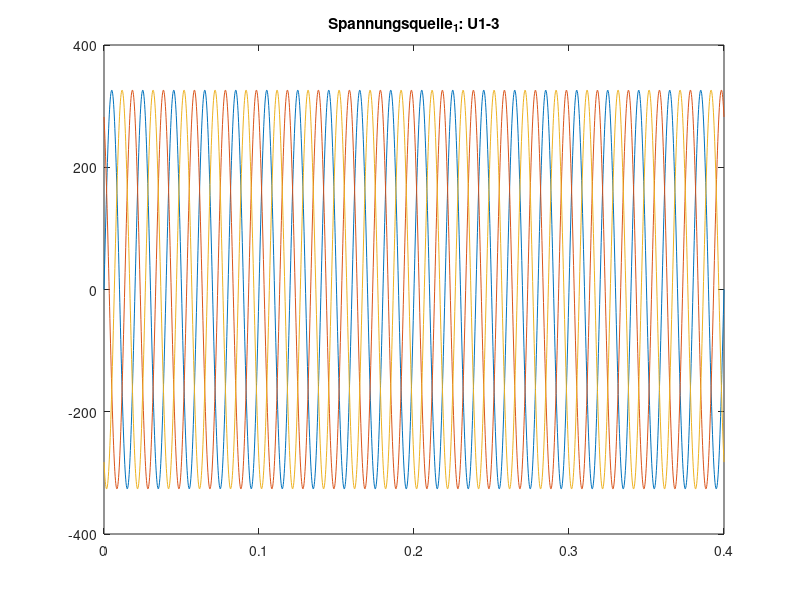
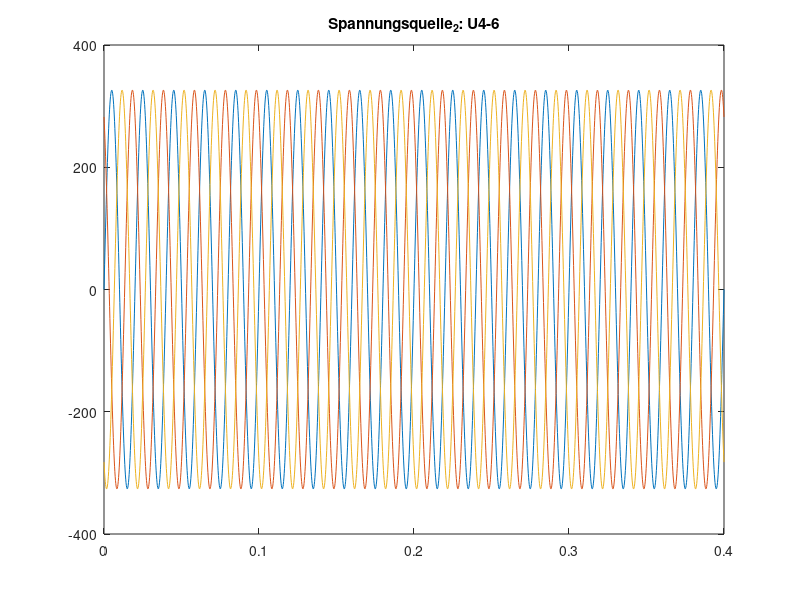
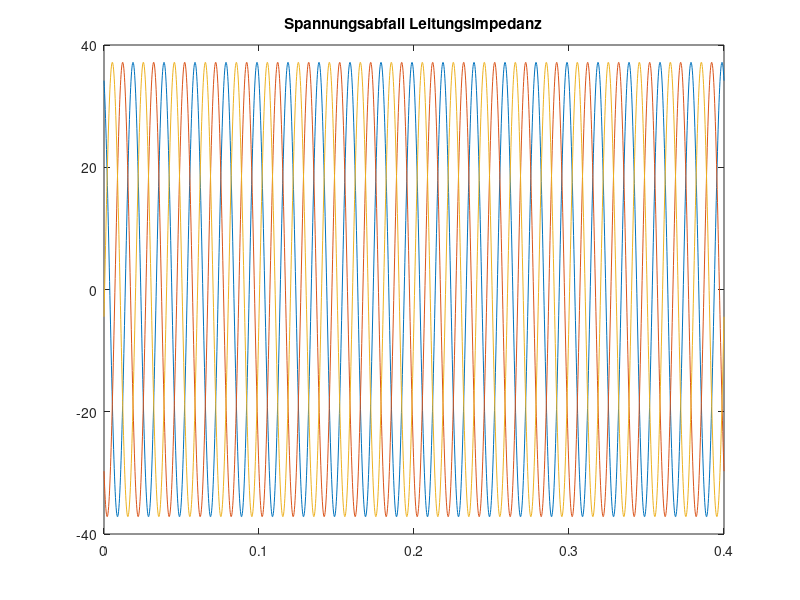

These charts were generated, in order, by the following MATLAB code: (Note: this script raises an error after producing the figures.)
%

% A. Engler, Vorlesung FHV, 30.04.2016
% Skript: erzeugt Zeit- und Spannungssystem
%%%%%%%%%%%%%%%%%%%%%%%%%%%%%%%%%%%%%%%%%%%%%
% Konstanten
clear all;
TEND=0.4			% [s] Berechnungsdauer
SAMPLES=2000	% [1]	Anzahl der St�tzstellen
F=50				% [1/s] Netzfrequenz
U1P=326			% [V] Spitzenspannung
U2P=326			% [V] Spitzenspannung
U3P=326			% [V] Spitzenspannung
OMEGA=2*pi*F	% [1/s] Kreisfrequenz Netz
%%%%%%%%%%%%%%%%%%%%%%%%%%%%%%%%%%%%%%%%%%%%%

t=linspace(0,TEND,SAMPLES);		% Zeitbasis

% Spannungsquelle 1
u1=U1P*sin(OMEGA*t);
u2=U2P*sin(OMEGA*t+(2*pi/3));
u3=U3P*sin(OMEGA*t+(4*pi/3));
h1=figure;
plot(t,u1,t,u2,t,u3),title('Spannungsquelle_1: U1-3')

% Spannungsquelle 2
%%%%%%%%%%%%%%%%%%%%%%%%%%%%%%%%%%%%%%%%%%%%%
K1=1.05										% �nderung Spannung
K2=1.05										% �nderung Spannung
K3=1.05										% �nderung Spannung
PHI1=-0.1										% �nderung Winkel
PHI2=-0.1										% �nderung Winkel
PHI3=-0.1										% �nderung Winkel
u4=K1*U1P*sin(OMEGA*t+PHI1);
u5=K2*U2P*sin(OMEGA*t+(2*pi/3)+PHI2);
u6=K3*U3P*sin(OMEGA*t+(4*pi/3)+PHI3);
h2=figure;
plot(t,u1,t,u2,t,u3),title('Spannungsquelle_2: U4-6')

% Spannungsabfall �ber Leitungsimpedanz
%%%%%%%%%%%%%%%%%%%%%%%%%%%%%%%%%%%%%%%%%%%%%
delta_u1= u1 - u4;
delta_u2= u2 - u5;
delta_u3= u3 - u6;
h3=figure;
plot(t,delta_u1,t,delta_u2,t,delta_u3),title('Spannungsabfall Leitungsimpedanz')


%%%%%%%%%%%%%%%% EOF

R = 0.03; %Ohm
L = 0.001; %H
i=dsolve('Di+R/L*i=u/L','i(0)=0','t')
i1=(delta_u1 - delta_u1.*exp(-(R*t)/L))/R;
i2=(delta_u2 - delta_u2.*exp(-(R*t)/L))/R;
i3=(delta_u3 - delta_u3.*exp(-(R*t)/L))/R;


plot(t,i1,t,i2,t,i3),title('Strom')
